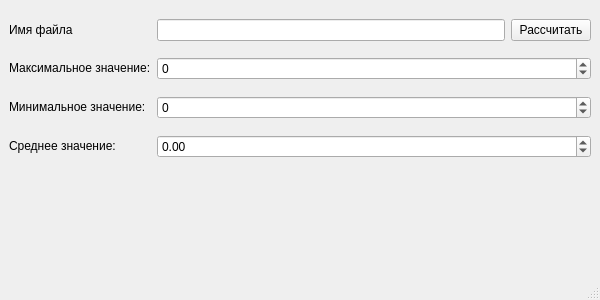
<?xml version="1.0" encoding="UTF-8"?>
<ui version="4.0">
 <class>MainWindow</class>
 <widget class="QMainWindow" name="MainWindow">
  <property name="geometry">
   <rect>
    <x>0</x>
    <y>0</y>
    <width>600</width>
    <height>300</height>
   </rect>
  </property>
  <property name="windowTitle">
   <string>Файловая статистика</string>
  </property>
  <widget class="QWidget" name="centralwidget">
   <layout class="QGridLayout" name="gridLayout">
    <item row="3" column="0">
     <widget class="QLabel" name="label_4">
      <property name="sizePolicy">
       <sizepolicy hsizetype="Preferred" vsizetype="Fixed">
        <horstretch>0</horstretch>
        <verstretch>0</verstretch>
       </sizepolicy>
      </property>
      <property name="text">
       <string>Среднее значение:</string>
      </property>
     </widget>
    </item>
    <item row="0" column="2">
     <widget class="QPushButton" name="btnGetStat">
      <property name="sizePolicy">
       <sizepolicy hsizetype="Minimum" vsizetype="Fixed">
        <horstretch>0</horstretch>
        <verstretch>0</verstretch>
       </sizepolicy>
      </property>
      <property name="text">
       <string>Рассчитать</string>
      </property>
     </widget>
    </item>
    <item row="0" column="1">
     <widget class="QLineEdit" name="lineEditFileName">
      <property name="sizePolicy">
       <sizepolicy hsizetype="Expanding" vsizetype="Fixed">
        <horstretch>0</horstretch>
        <verstretch>0</verstretch>
       </sizepolicy>
      </property>
     </widget>
    </item>
    <item row="1" column="0">
     <widget class="QLabel" name="label_2">
      <property name="sizePolicy">
       <sizepolicy hsizetype="Preferred" vsizetype="Fixed">
        <horstretch>0</horstretch>
        <verstretch>0</verstretch>
       </sizepolicy>
      </property>
      <property name="text">
       <string>Максимальное значение:</string>
      </property>
     </widget>
    </item>
    <item row="0" column="0">
     <widget class="QLabel" name="label">
      <property name="sizePolicy">
       <sizepolicy hsizetype="Preferred" vsizetype="Fixed">
        <horstretch>0</horstretch>
        <verstretch>0</verstretch>
       </sizepolicy>
      </property>
      <property name="text">
       <string>Имя файла</string>
      </property>
     </widget>
    </item>
    <item row="2" column="0">
     <widget class="QLabel" name="label_3">
      <property name="sizePolicy">
       <sizepolicy hsizetype="Preferred" vsizetype="Fixed">
        <horstretch>0</horstretch>
        <verstretch>0</verstretch>
       </sizepolicy>
      </property>
      <property name="text">
       <string>Минимальное значение:</string>
      </property>
     </widget>
    </item>
    <item row="3" column="1" colspan="2">
     <widget class="QDoubleSpinBox" name="doubleSpinBoxMean">
      <property name="sizePolicy">
       <sizepolicy hsizetype="Minimum" vsizetype="Fixed">
        <horstretch>0</horstretch>
        <verstretch>0</verstretch>
       </sizepolicy>
      </property>
      <property name="minimum">
       <double>-16777215.990000000223517</double>
      </property>
      <property name="maximum">
       <double>16777215.990000000223517</double>
      </property>
     </widget>
    </item>
    <item row="1" column="1" colspan="2">
     <widget class="QSpinBox" name="spinBoxMax">
      <property name="sizePolicy">
       <sizepolicy hsizetype="Minimum" vsizetype="Fixed">
        <horstretch>0</horstretch>
        <verstretch>0</verstretch>
       </sizepolicy>
      </property>
      <property name="maximumSize">
       <size>
        <width>16777215</width>
        <height>16777215</height>
       </size>
      </property>
      <property name="minimum">
       <number>-16777215</number>
      </property>
      <property name="maximum">
       <number>16777215</number>
      </property>
     </widget>
    </item>
    <item row="2" column="1" colspan="2">
     <widget class="QSpinBox" name="spinBoxMin">
      <property name="sizePolicy">
       <sizepolicy hsizetype="Minimum" vsizetype="Fixed">
        <horstretch>0</horstretch>
        <verstretch>0</verstretch>
       </sizepolicy>
      </property>
      <property name="minimum">
       <number>-16777215</number>
      </property>
      <property name="maximum">
       <number>16777215</number>
      </property>
     </widget>
    </item>
    <item row="4" column="0" colspan="3">
     <spacer name="verticalSpacer">
      <property name="orientation">
       <enum>Qt::Vertical</enum>
      </property>
      <property name="sizeType">
       <enum>QSizePolicy::Fixed</enum>
      </property>
      <property name="sizeHint" stdset="0">
       <size>
        <width>20</width>
        <height>100</height>
       </size>
      </property>
     </spacer>
    </item>
   </layout>
  </widget>
  <widget class="QStatusBar" name="statusbar"/>
 </widget>
 <resources/>
 <connections/>
</ui>
